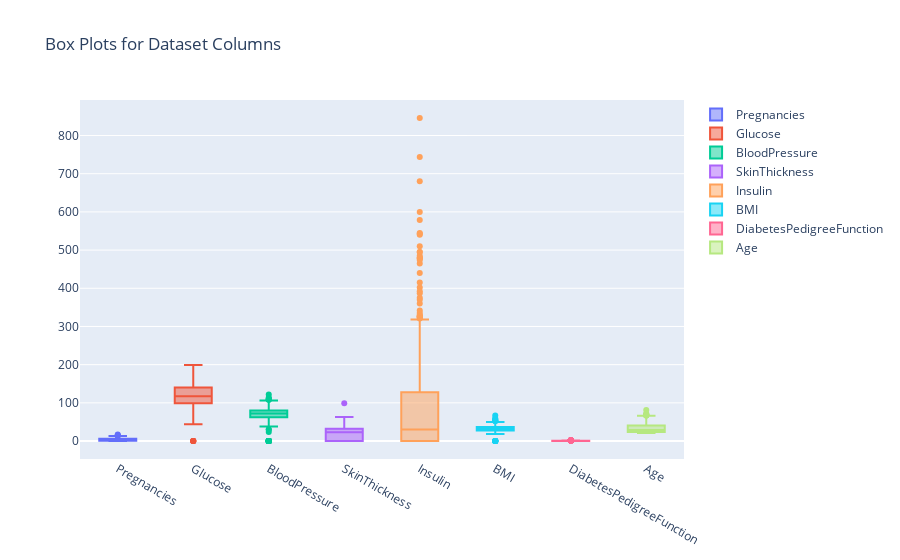

Notebook cell for this chart:
### Markdown cell above
# Checking outlier

### Code cell
import plotly.graph_objs as go

# Create a list to store the box plot traces
box_traces = []

# Iterate through each column and create a box plot
for column in df.columns:
    if column != 'Outcome':  # Exclude target column 'Outcome'
        trace = go.Box(y=df[column], name=column)
        box_traces.append(trace)

# Create a layout
layout = go.Layout(title='Box Plots for Dataset Columns')

# Create a figure and add the traces and layout
fig = go.Figure(data=box_traces, layout=layout)

# Show the figure
fig.show()

### Figure 1 — Plotly figure (JSON) as saved in the notebook; plotly's stock layout.template omitted (floating-point values rounded to 4 significant figures; data arrays with more than 128 entries replaced by an {"elided": "..."} marker saying what was removed)
{"data": [{"name": "Pregnancies", "type": "box", "y": {"elided": "768 int values"}}, {"name": "Glucose", "type": "box", "y": {"elided": "768 int values"}}, {"name": "BloodPressure", "type": "box", "y": {"elided": "768 int values"}}, {"name": "SkinThickness", "type": "box", "y": {"elided": "768 int values"}}, {"name": "Insulin", "type": "box", "y": {"elided": "768 int values"}}, {"name": "BMI", "type": "box", "y": {"elided": "768 float values"}}, {"name": "DiabetesPedigreeFunction", "type": "box", "y": {"elided": "768 float values"}}, {"name": "Age", "type": "box", "y": {"elided": "768 int values"}}], "layout": {"title": {"text": "Box Plots for Dataset Columns"}}}
